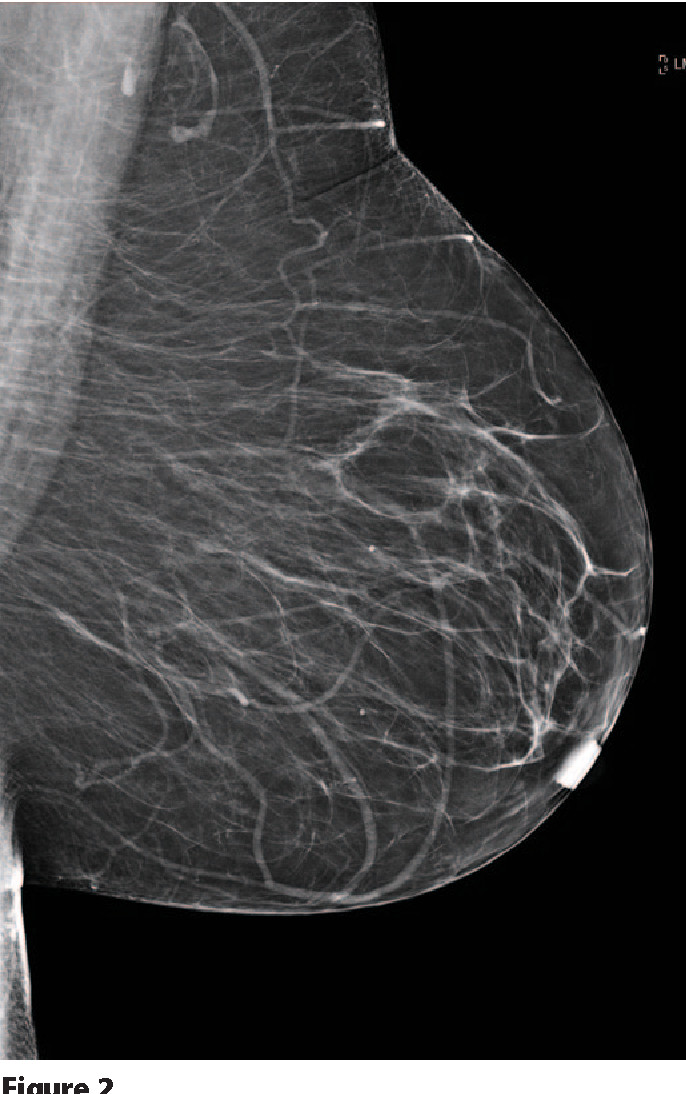
#> input picture img.png, 686 x 1094 px
$ python x.py
#> lines starting #> are read from the running program, lines starting #| are printed output that depends on the picture; after the words box and inside, x2 and y2 are one past the last pixel; in counts of white or black regions, pixels touching at a corner belong together
#> in main, img is the input picture: PIL image 686x1094 RGB; mean R, G, B 62.4, 61.8, 62.8
### Canny.py
import cv2
import pywt
import numpy as np
import matplotlib.pyplot as plt


counter = 1
def CannyEdge(img):
    # Setting parameter values
    t_lower = 150  # Lower Threshold
    t_upper = 250  # Upper threshold

# Applying the Canny Edge filter and maintain same size
    edge = cv2.Canny(np.uint8(img), t_lower, t_upper)

    return edge

# [47 lines left out: function main, not called in this run]

### x.py
#return wavelet transform of an image
import pywt
import numpy as np
from PIL import Image
import matplotlib.pyplot as plt
import cv2
import Canny

def Method2_1_1(img):
    return MethodReplacingBy0(img)

def Method2_1_2(img):
    img = np.array(img)
    LL, LH,HL,HH = wavelet_transform(img)
    edge = EdgeDetectionUsingCanny(LL)
    cv2.imwrite('CannyEdgeDetection.png', edge)
    img2 = inverse_wavelet_transform(edge,LH,HL,HH)
    img2 = Image.fromarray(np.uint8(img2))
    img2 = img2.convert("L")

    img2.save("CannyBlended.jpg")

def wavelet_transform(img):
    coeffs = pywt.dwt2(img, 'haar')
    LL, (LH, HL, HH) = coeffs
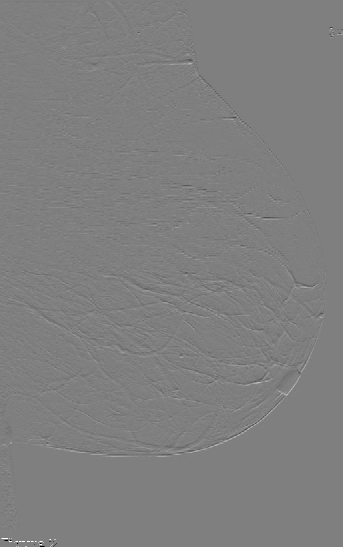
#> LH: shape (547, 343) float64; min -223, max 223, mean 0.1; drawn with min black and max white
    return LL, LH, HL, HH

def inverse_wavelet_transform(LL, LH, HL, HH):
    coeffs = LL, (LH, HL, HH)
    img = pywt.idwt2(coeffs, 'haar')
#> img: shape (1094, 686) float64
    return img

#image preprocessing
def ImageTresholding(img):
    img = np.array(img)
    img[img<128] = 0
    img[img>=128] = 255
    return Image.fromarray(img)

def MedianFiltering(imag):
    imag = np.array(imag)
    for i in range(1, imag.shape[0]-1):
        for j in range(1, imag.shape[1]-1):
            imag[i][j] = np.median(imag[i-1:i+2, j-1:j+2])
    return Image.fromarray(imag)

def Preprocess(imag):
    imag = ImageTresholding(imag)
    imag = MedianFiltering(imag)
    return imag

def ProjectEdges(img:Image, edges:Image):
    #project edges into img
    return Image.blend(img, edges, 0.3)


def EdgeDetectionUsingCanny(LL):
        LL = np.array(np.uint8(LL))
        edge = Canny.CannyEdge(LL)
        return edge


#Approximation coefficients replaced by 0
def MethodReplacingBy0(img):
    img = np.array(img)
    LL, LH, HL, HH = wavelet_transform(img)
    LL = np.zeros(LL.shape)
    img = inverse_wavelet_transform(LL, LH, HL, HH)
#> LL: shape (547, 343) float64; every value is 0
    #convert from array to image
    img = Image.fromarray(np.uint8(img))
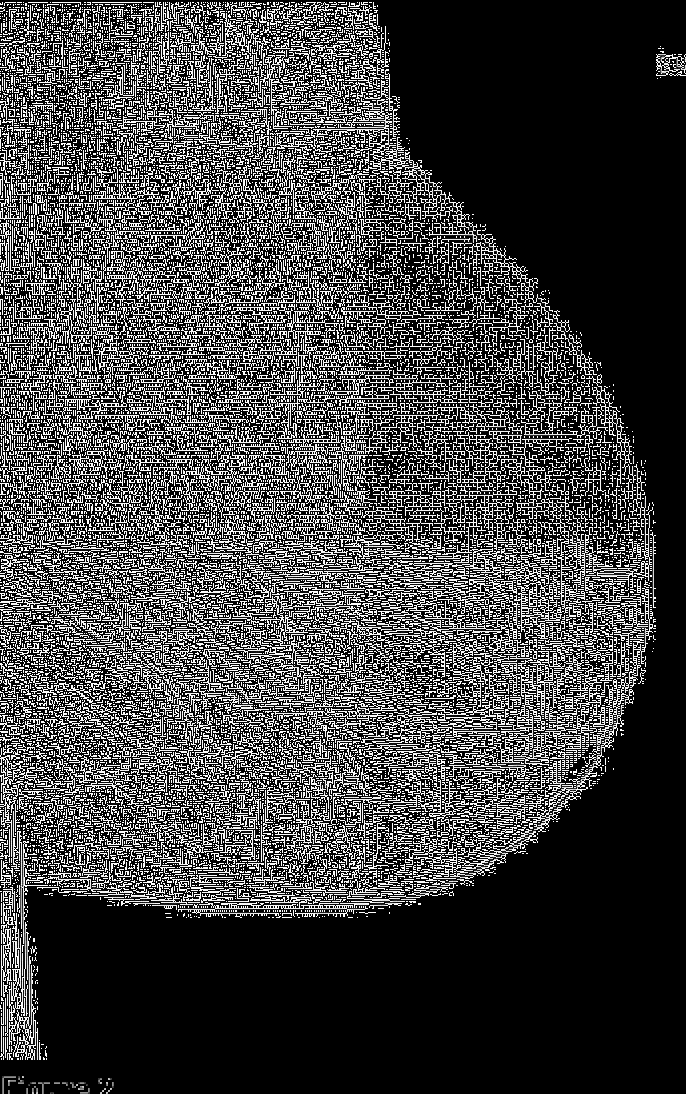
#> img: PIL image 686x1094 L; min 0, max 255, mean 66.3
    #convert image to black and white
    img = img.convert("L")
    return img


def main():
    img = Image.open("img.png")
    img = img.convert("L")

    result1 = Method2_1_1(img)
    result1.save("MethodReplacingBy0.png")

    # img2 = ProjectEdges(img, img1)
    # #save img2
    # img2.save("Blended.png")

    Method2_1_2(img)
#> in EdgeDetectionUsingCanny, `LL = np.array(np.uint8(LL))`:
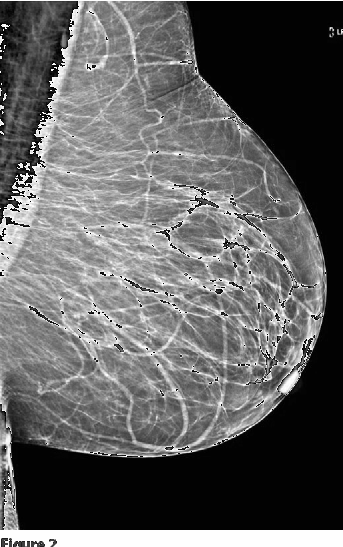
#> LL: shape (547, 343); min 0, max 255, mean 96.8
#> in CannyEdge, `edge = cv2.Canny(np.uint8(img), t_lower, t_upper)`:
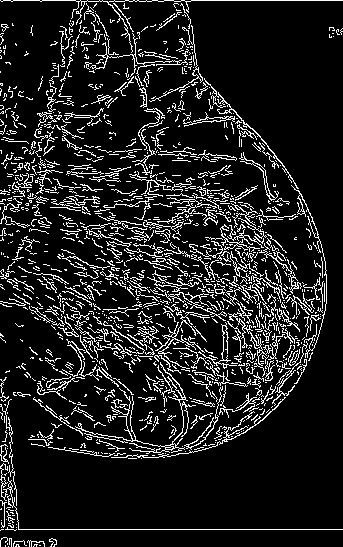
#> edge: shape (547, 343); 12.3% white in thin lines or dots
#> in inverse_wavelet_transform (call 2), `img = pywt.idwt2(coeffs, 'haar')`:
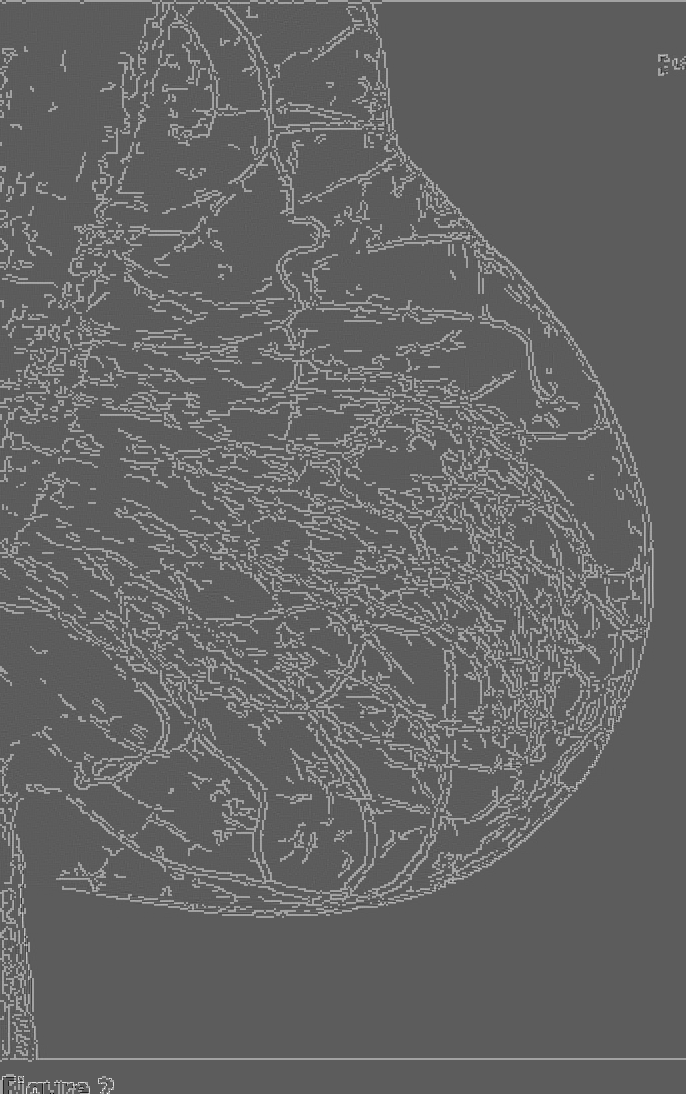
#> img: shape (1094, 686) float64; min -167.3, max 294.8, mean 15.7; drawn with min black and max white
#> in Method2_1_2, `img2 = Image.fromarray(np.uint8(img2))`:
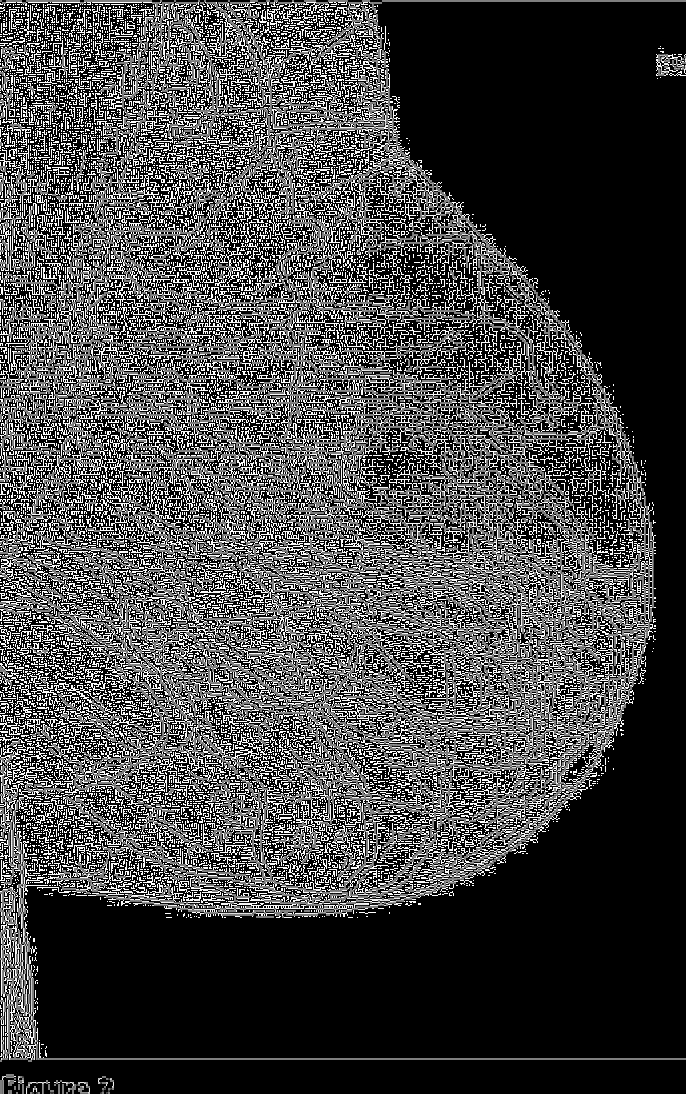
#> img2: PIL image 686x1094 L; min 0, max 255, mean 68.6


if __name__ =="__main__":
    main()

$ run again, with 41004G.tif saved as img.png
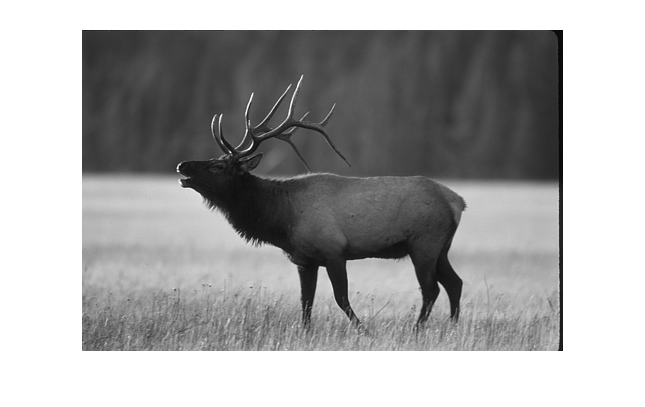
#> input picture 41004G.tif, 645 x 407 px
#> in main, img is the input picture: PIL image 645x407 RGB; min 5, max 255, mean 167.7
#> in CannyEdge, `edge = cv2.Canny(np.uint8(img), t_lower, t_upper)`:
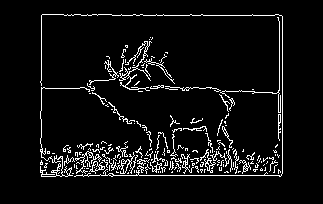
#> edge: shape (204, 323); 6.3% white in thin lines or dots, all inside (x1, y1, x2, y2) = (40, 14, 283, 177)
#> in Method2_1_2, `img2 = Image.fromarray(np.uint8(img2))`:
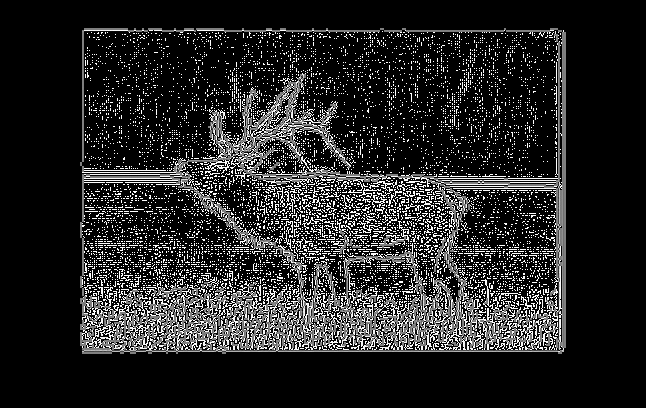
#> img2: PIL image 646x408 L; min 0, max 255, mean 37.6
